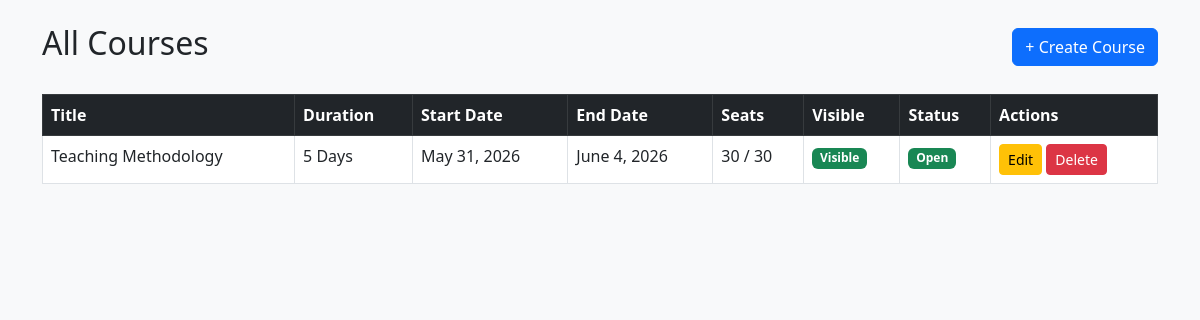
The app's page /courses/, older data.
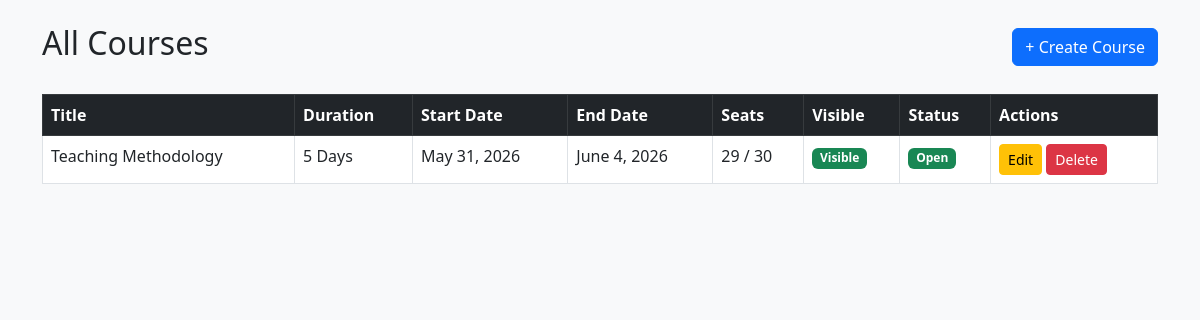
The same page, newer data.
### courses/models.py (models this page shows, shortened)
class Course(models.Model):
    title = models.CharField(max_length=255)
    description = models.TextField()
    eligibility = models.TextField()
    duration = models.CharField(max_length=100)
    start_date = models.DateField()
    end_date = models.DateField()
    total_seats = models.IntegerField()
    seats_filled = models.IntegerField(default=0)
    is_visible = models.BooleanField(default=True)
    is_closed = models.BooleanField(default=False)
    created_by = models.ForeignKey(CustomUser, on_delete=models.SET_NULL, null=True)
    created_at = models.DateTimeField(auto_now_add=True)
    def seats_available(self):
        return self.total_seats - self.seats_filled

### courses/views.py (the view)
# urls.py: path('', views.course_list, name='course_list'),
def course_list(request):
    courses = Course.objects.all()
    return render(request, 'courses/course_list.html', {'courses': courses})

### templates/courses/course_list.html
{% extends 'base.html' %}
{% block content %}
<div class="container mt-4">
    <div class="d-flex justify-content-between align-items-center mb-4">
        <h2>All Courses</h2>
        <a href="{% url 'course_create' %}" class="btn btn-primary">+ Create Course</a>
    </div>
    {% if courses %}
    <table class="table table-bordered table-hover">
        <thead class="table-dark">
            <tr>
                <th>Title</th>
                <th>Duration</th>
                <th>Start Date</th>
                <th>End Date</th>
                <th>Seats</th>
                <th>Visible</th>
                <th>Status</th>
                <th>Actions</th>
            </tr>
        </thead>
        <tbody>
            {% for course in courses %}
            <tr>
                <td>{{ course.title }}</td>
                <td>{{ course.duration }}</td>
                <td>{{ course.start_date }}</td>
                <td>{{ course.end_date }}</td>
                <td>{{ course.seats_available }} / {{ course.total_seats }}</td>
                <td>
                    <a href="{% url 'course_toggle_visibility' course.pk %}">
                        {% if course.is_visible %}
                            <span class="badge bg-success">Visible</span>
                        {% else %}
                            <span class="badge bg-secondary">Hidden</span>
                        {% endif %}
                    </a>
                </td>
                <td>
                    <a href="{% url 'course_toggle_closed' course.pk %}">
                        {% if course.is_closed %}
                            <span class="badge bg-danger">Closed</span>
                        {% else %}
                            <span class="badge bg-success">Open</span>
                        {% endif %}
                    </a>
                </td>
                <td>
                    <a href="{% url 'course_edit' course.pk %}" class="btn btn-sm btn-warning">Edit</a>
                    <a href="{% url 'course_delete' course.pk %}" class="btn btn-sm btn-danger">Delete</a>
                </td>
            </tr>
            {% endfor %}
        </tbody>
    </table>
    {% else %}
        <p>No courses yet. <a href="{% url 'course_create' %}">Create one!</a></p>
    {% endif %}
</div>
{% endblock %}

### templates/base.html (shortened to what this page needs)
<!DOCTYPE html>
<html lang="en">
<head>
    <link href="https://cdn.jsdelivr.net/npm/bootstrap@5.3.0/dist/css/bootstrap.min.css" rel="stylesheet">
</head>
<body class="bg-light">
    {% block content %}{% endblock %}
</body>
</html>

Row changes from the older to the newer data that the page shows:
changed Course "Teaching Methodology": seats_available "30" → "29"
